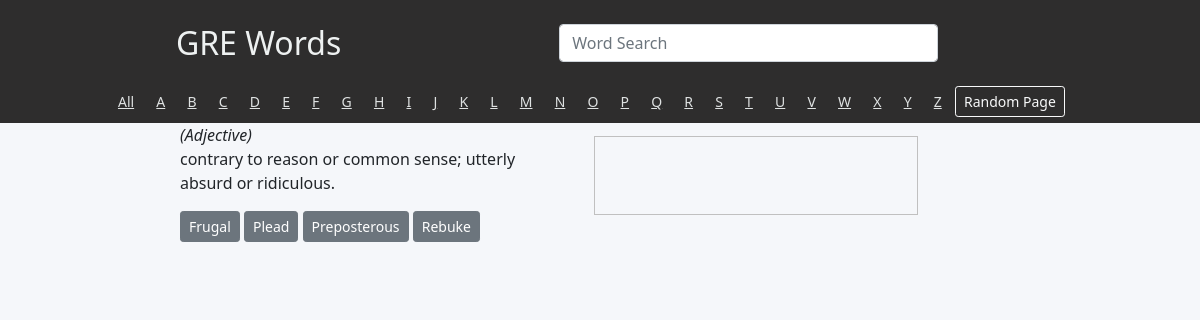
Screenshot of /game/1 with the database file from the repository.
### grewords/models.py (models this page shows)
class Word(models.Model):
    expression = models.CharField(max_length=32)
    description = models.CharField(max_length=1024)
    gre_synonym = models.ManyToManyField('self', blank=True)
    PARTS_OF_SPEECH = (
        ('V', 'Verb'),
        ('N', 'Noun'),
        ('P', 'Pronoun'),
        ('A', 'Adjective'),
        ('AV', 'Adverb'),
        ('PP', 'Preposition'),
        ('C', 'Conjunction'),
        ('AC', 'Article'),
        ('E', 'Expression')
    )
    part_of_speech = models.CharField(max_length=2, choices=PARTS_OF_SPEECH)

### grewords/views.py (the view)
# urls.py: path("game/<int:word_id>", views.game, name="game"),
def game(request,word_id):
    word_info = Word.objects.get(pk=word_id)
    random_words = Word.objects.order_by('?')[0:4]
    if word_info in random_words:
        pass
    else:
        random_words = random_words[0:3]
        random_words.append(word_info)
        shuffle(random_words)
    return render(request, "grewords/game.html", {
        "word": word_info,
        "alphabet": util.alphabet,
        "random_words": random_words
    })

### grewords/templates/grewords/game.html (shortened to what this page needs)
{% extends "grewords/layout.html" %}
{% load static %}
{% block body %}
<div class="wordpage_container">
    <div></div>
    <div class="word_info">
        <p class="part_of_speech_paragraph">({{ word.get_part_of_speech_display }})</p>
        <p>{{ word.description }}</p>
        {% for word in random_words %}
            <button type="button" class="btn btn-secondary btn-sm">{{ word.expression }}</button>
        {% endfor %}
    </div>
    <div class="image_div">
        <img class="art_image">
        <br>
    </div>
    <div></div>
</div>
{% endblock %}

### grewords/static/grewords/styles.css (style rules this page uses)
.wordpage_container { display: grid; grid-template-columns: 15% 30% auto 19%; background-color: hsla(210, 29%, 97%, 1); }
.part_of_speech_paragraph { display:inline; font-style: italic; }
.image_div { text-align:center; margin-top: 3%; }
.art_image { display: block; margin-left: auto; margin-right: auto; width:75%; height:75%; }
.btn.btn-secondary.btn-sm { text-transform: capitalize; animation-name: wrong_answer; animation-duration: 2s; animation-fill-mode: forwards; animation-iteration-count: infinite; animation-play-state: paused; }

### rows the page displays
Word: part_of_speech "Adjective", description "contrary to reason or common sense; utterly absurd or ridiculous.", expression "Preposterous"
Word: expression "Frugal"
Word: expression "Plead"
Word: expression "Rebuke"

### other values shown
{{ letter }} "A" "B" "C" "D" "E" "F" "G" "H" "I" "J" "K" "L" "M" "N" "O" "P" "Q" "R" "S" "T" "U" "V" "W" "X" "Y" "Z"
